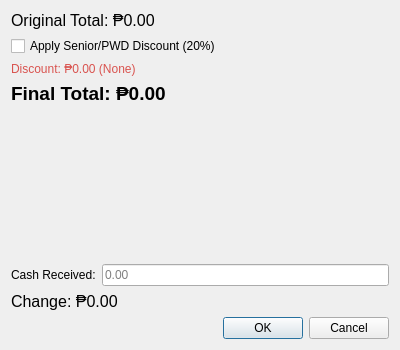
<?xml version="1.0" encoding="UTF-8"?>
<ui version="4.0">
 <class>PaymentDialog</class>
 <widget class="QDialog" name="PaymentDialog">
  <property name="geometry">
   <rect>
    <x>0</x>
    <y>0</y>
    <width>400</width>
    <height>350</height>
   </rect>
  </property>
  <property name="windowTitle">
   <string>Payment Details</string>
  </property>
  <layout class="QVBoxLayout" name="verticalLayout">
   <item>
    <widget class="QLabel" name="originalTotalLabel">
     <property name="font">
      <font>
       <pointsize>12</pointsize>
      </font>
     </property>
     <property name="text">
      <string>Original Total: ₱0.00</string>
     </property>
    </widget>
   </item>
   <item>
    <widget class="QCheckBox" name="seniorPwdCheckBox">
     <property name="text">
      <string>Apply Senior/PWD Discount (20%)</string>
     </property>
    </widget>
   </item>
   <item>
    <widget class="QLabel" name="discountLabel">
     <property name="styleSheet">
      <string notr="true">color: #d9534f;</string>
     </property>
     <property name="text">
      <string>Discount: ₱0.00 (None)</string>
     </property>
    </widget>
   </item>
   <item>
    <widget class="QLabel" name="finalTotalLabel">
     <property name="font">
      <font>
       <pointsize>14</pointsize>
       <weight>75</weight>
       <bold>true</bold>
      </font>
     </property>
     <property name="text">
      <string>Final Total: ₱0.00</string>
     </property>
    </widget>
   </item>
   <item>
    <spacer name="verticalSpacer">
     <property name="orientation">
      <enum>Qt::Vertical</enum>
     </property>
     <property name="sizeHint" stdset="0">
      <size>
       <width>20</width>
       <height>20</height>
      </size>
     </property>
    </spacer>
   </item>
   <item>
    <layout class="QHBoxLayout" name="horizontalLayout">
     <item>
      <widget class="QLabel" name="label">
       <property name="text">
        <string>Cash Received:</string>
       </property>
      </widget>
     </item>
     <item>
      <widget class="QLineEdit" name="cashReceivedLineEdit">
       <property name="placeholderText">
        <string>0.00</string>
       </property>
      </widget>
     </item>
    </layout>
   </item>
   <item>
    <widget class="QLabel" name="changeLabel">
     <property name="font">
      <font>
       <pointsize>12</pointsize>
      </font>
     </property>
     <property name="text">
      <string>Change: ₱0.00</string>
     </property>
    </widget>
   </item>
   <item>
    <widget class="QDialogButtonBox" name="buttonBox">
     <property name="orientation">
      <enum>Qt::Horizontal</enum>
     </property>
     <property name="standardButtons">
      <set>QDialogButtonBox::Cancel|QDialogButtonBox::Ok</set>
     </property>
    </widget>
   </item>
  </layout>
 </widget>
 <resources/>
 <connections>
  <connection>
   <sender>buttonBox</sender>
   <signal>accepted()</signal>
   <receiver>PaymentDialog</receiver>
   <slot>accept()</slot>
  </connection>
  <connection>
   <sender>buttonBox</sender>
   <signal>rejected()</signal>
   <receiver>PaymentDialog</receiver>
   <slot>reject()</slot>
  </connection>
 </connections>
</ui>
